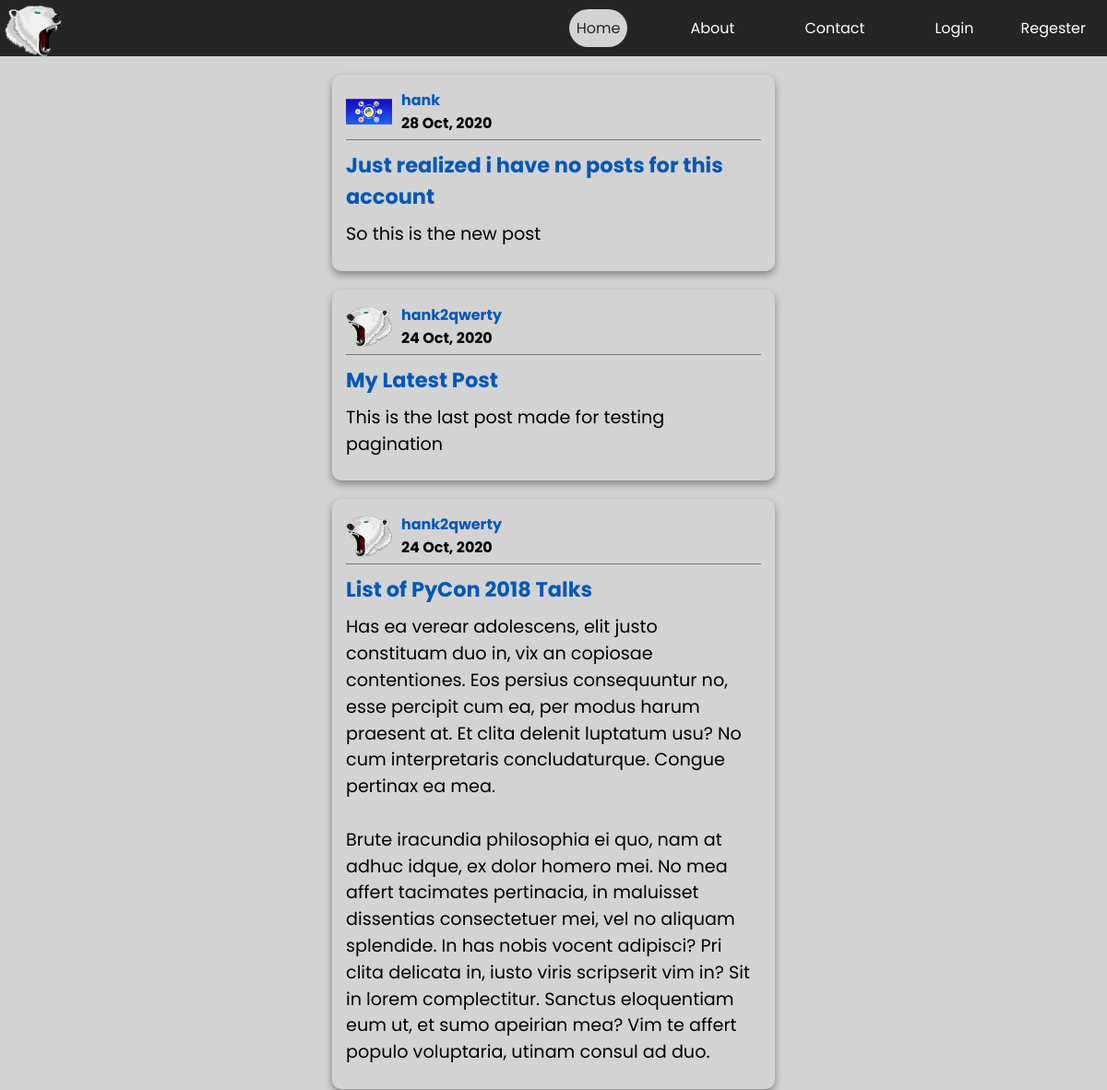
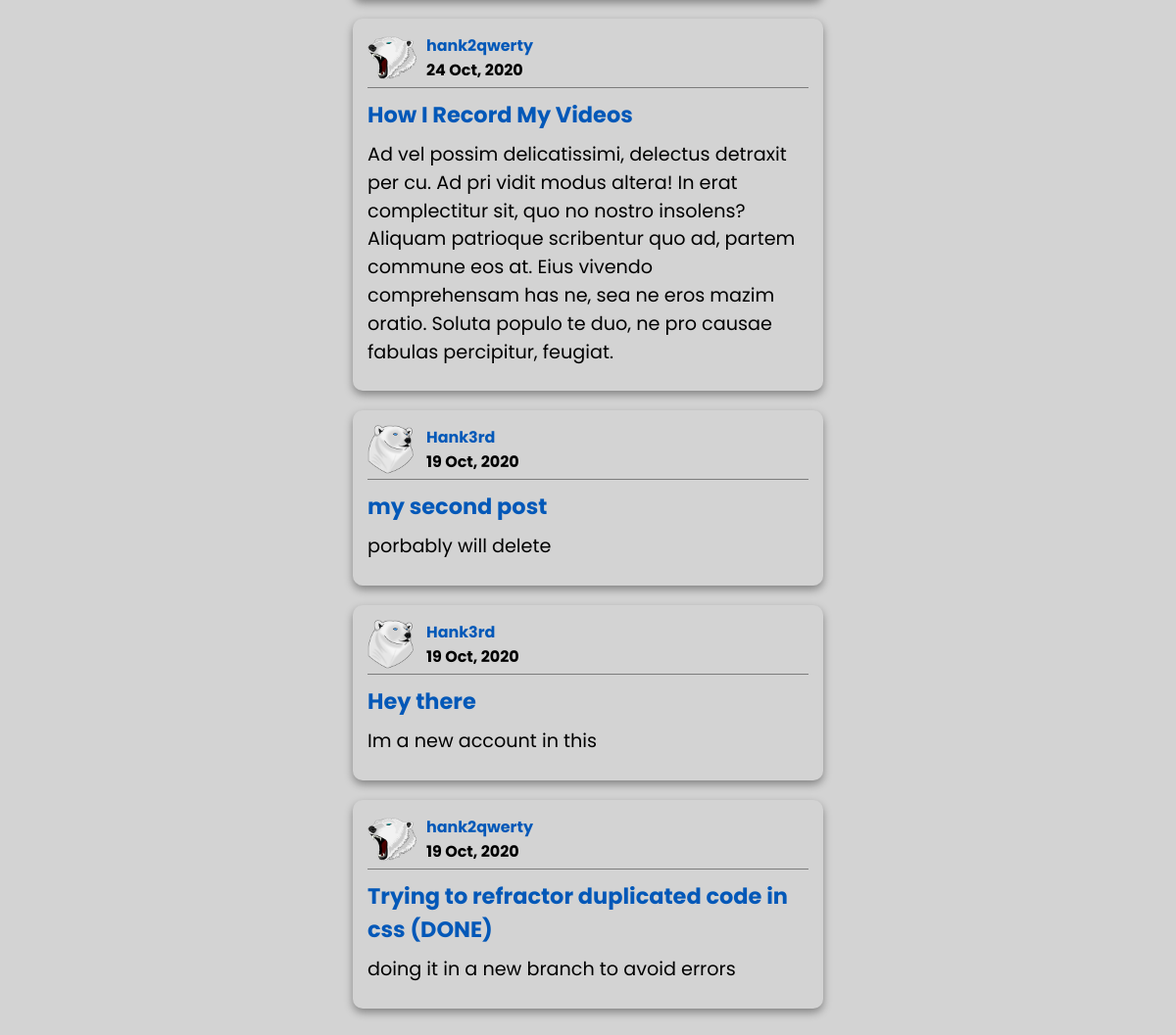
The page /home on the database its author committed (2 pictures, top to bottom).
### flaskblog/model.py (models this page shows, shortened)
class Post(db.Model):
    id = db.Column(db.Integer, primary_key=True)
    title = db.Column(db.String(250), nullable=False)
    post_date = db.Column(db.DateTime, nullable=False,
                          default=datetime.utcnow)
    content = db.Column(db.Text, nullable=False)
    user_id = db.Column(db.Integer, db.ForeignKey('user.id'), nullable=False)

class User(db.Model, UserMixin):
    id = db.Column(db.Integer, primary_key=True)
    username = db.Column(db.String(20), nullable=False, unique=True)
    email = db.Column(db.String(210), nullable=False, unique=True)
    password = db.Column(db.String(60), nullable=False)
    profile_img = db.Column(
        db.String(20), nullable=False, default='default.jpg')
    posts = db.relationship("Post", backref='author', lazy=True)

### flaskblog/main/routes.py (the view)
@main.route('/')
@main.route('/home')
def home():
    posts = Post.query.order_by(
        Post.post_date.desc()).paginate(per_page=POSTS_PER_PAGE, page=1)
    return render_template('home.html', posts=posts)

### flaskblog/templates/home.html (shortened to what this page needs)
{%extends "layout.html"%} {% block style%}
<link rel="stylesheet" href="{{ url_for('static', filename='styles/post.css') }}" />
<link rel="stylesheet" href="{{ url_for('static', filename='styles/home.css') }}" />
{%endblock style%} {%block title%} Home {% endblock title%} {% block main %}
<div data-pages="{{posts.pages}}" class="posts">
    {% for post in posts.items%}
    <div class="post" id="{{post.id}}">
        <div class="user-info">
            <div class="img-cont">
                <img
                    class="circle"
                    src="{{url_for('static', filename='images/profiles/' + post.author.profile_img)}}"
                />
            </div>
            <div class="text">
                <h5>
                    {%if current_user == post.author%}
                    <a href="{{url_for('users.account')}}"
                        >{{post.author.username}}</a
                    >
                    {%else%}
                    <a
                        href="{{url_for('users.user', username=post.author.username)}}"
                        >{{post.author.username}}</a
                    >
                    {%endif%}
                </h5>
                <h5>{{post.post_date.strftime("%d %b, %Y") }}</h5>
            </div>
        </div>
        <h3>
            <a class="post-title" href="{{url_for('posts.post', post_id=post.id)}}"
                >{{post.title}}</a
            >
        </h3>
        <p>{{post.content}}</p>
    </div>
    {%endfor%}
</div>
<div class="bottom">
</div>
{%endblock main%}

### flaskblog/static/styles/main.css (style rules this page uses)
* { margin: 0; padding: 0; box-sizing: border-box; font-family: "Poppins", sans-serif; }
body { background-color: #d3d3d3; }

### flaskblog/static/styles/post.css (style rules this page uses)
.post { width: 40%; text-align: left; background-color: #d3d3d3; border-radius: 10px; margin: 20px auto; padding: 15px; font-size: 1.2rem; box-shadow: 0px 4px 9px 0px #848484; position: relative; }
.post > p { line-height: 1.5em; white-space: pre-wrap; }
.post > * { margin-top: 10px; margin-bottom: 10px; }
.post a { text-decoration: none; color: #0358b8; }
.user-info { display: flex; margin-bottom: 0; margin-top: 0; padding-bottom: 5px; border-bottom: 1px solid #7c7c7c; }
.img-cont { position: relative; width: 50px; height: 50px; overflow: hidden; display: flex; align-items: center; margin-right: 10px; }
.circle { max-width: 100%; max-height: 100%; }

### flaskblog/static/styles/home.css (style rules this page uses)
html { scroll-behavior: smooth; }
.bottom { position: relative; height: 90px; }

### rows shown on the page
Post: profile_img (picture), author.username "hank", post_date "28 Oct, 2020", title "Just realized i have no posts for this account", content "So this is the new post"
Post: profile_img (picture), author.username "hank2qwerty", post_date "24 Oct, 2020", title "My Latest Post", content "This is the last post made for testing pagination"
Post: profile_img (picture), author.username "hank2qwerty", post_date "24 Oct, 2020", title "List of PyCon 2018 Talks", content "Has ea verear adolescens, elit justo constituam duo in, vix an copiosae contentiones. Eos persius consequuntur no, esse percipit cum ea, per modus harum praesent at. Et clita delenit luptatum usu? No cum interpretaris concludaturque. Congue pertinax ea mea. Brute iracundia philosophia ei quo, nam at adhuc idque, ex dolor homero mei. No mea affert tacimates pertinacia, in maluisset dissentias consectetuer mei, vel no aliquam splendide. In has nobis vocent adipisci? Pri clita delicata in, iusto viris scripserit vim in? Sit in lorem complectitur. Sanctus eloquentiam eum ut, et sumo apeirian mea? Vim te affert populo voluptaria, utinam consul ad duo."
Post: profile_img (picture), author.username "hank2qwerty", post_date "24 Oct, 2020", title "How I Record My Videos", content "Ad vel possim delicatissimi, delectus detraxit per cu. Ad pri vidit modus altera! In erat complectitur sit, quo no nostro insolens? Aliquam patrioque scribentur quo ad, partem commune eos at. Eius vivendo comprehensam has ne, sea ne eros mazim oratio. Soluta populo te duo, ne pro causae fabulas percipitur, feugiat."
Post: profile_img (picture), author.username "Hank3rd", post_date "19 Oct, 2020", title "my second post", content "porbably will delete"
Post: profile_img (picture), author.username "Hank3rd", post_date "19 Oct, 2020", title "Hey there", content "Im a new account in this"
Post: profile_img (picture), author.username "hank2qwerty", post_date "19 Oct, 2020", title "Trying to refractor duplicated code in css (DONE)", content "doing it in a new branch to avoid errors"
